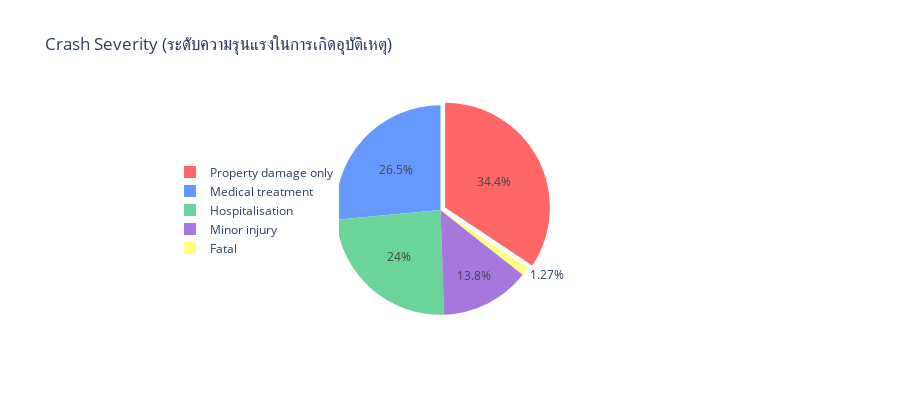

The notebook cell this image was saved under:
### Code cell
import plotly.io as pio

pio.write_html(fig, file='figure.html', auto_open=True)

import plotly.graph_objects as go
from plotly.offline import init_notebook_mode, iplot

#ทำ data visualization ด้วยการ import plotly
#เลือก column ที่จะทำการวิเคราะห์ ในการวิเคราะห์นี้เลือกเป็น Crash_Severity 
## เพื่อวิเคราะห์หาว่าประเภทระดับความรุนแรงในการเกิดอุบัติเหตุประเภทไหนมีอัตราเกิดมากที่สุด

col = "Crash_Severity" 
grouped = roaddata[col].value_counts().reset_index() # ทำการ count value ใน column "Crash_Severity"
grouped = grouped.rename(columns = {col : "count", "index" : col}) 

## ส่วนของ plot

trace = go.Pie(labels=grouped[col], values=grouped['count'], pull=[0.05, 0], marker=dict(colors=["#ff6666","#6699ff","#6ad49b", "#a678de","#ffff80"])) 
layout = go.Layout(title="Crash Severity (ระดับความรุนแรงในการเกิดอุบัติเหตุ)", height=400, legend=dict(x=0.0, y=0.5))
fig = go.Figure(data = [trace], layout = layout)
iplot(fig)

### Figure 1 — Plotly figure (JSON) as saved in the notebook; plotly's stock layout.template omitted (floating-point values rounded to 4 significant figures)
{"data": [{"labels": ["Property damage only", "Medical treatment", "Hospitalisation", "Minor injury", "Fatal"], "marker": {"colors": ["#ff6666", "#6699ff", "#6ad49b", "#a678de", "#ffff80"]}, "pull": [0.05, 0], "type": "pie", "values": [8393, 6472, 5875, 3380, 311]}], "layout": {"height": 400, "legend": {"x": 0, "y": 0.5}, "title": {"text": "Crash Severity (ระดับความรุนแรงในการเกิดอุบัติเหตุ)"}}}
